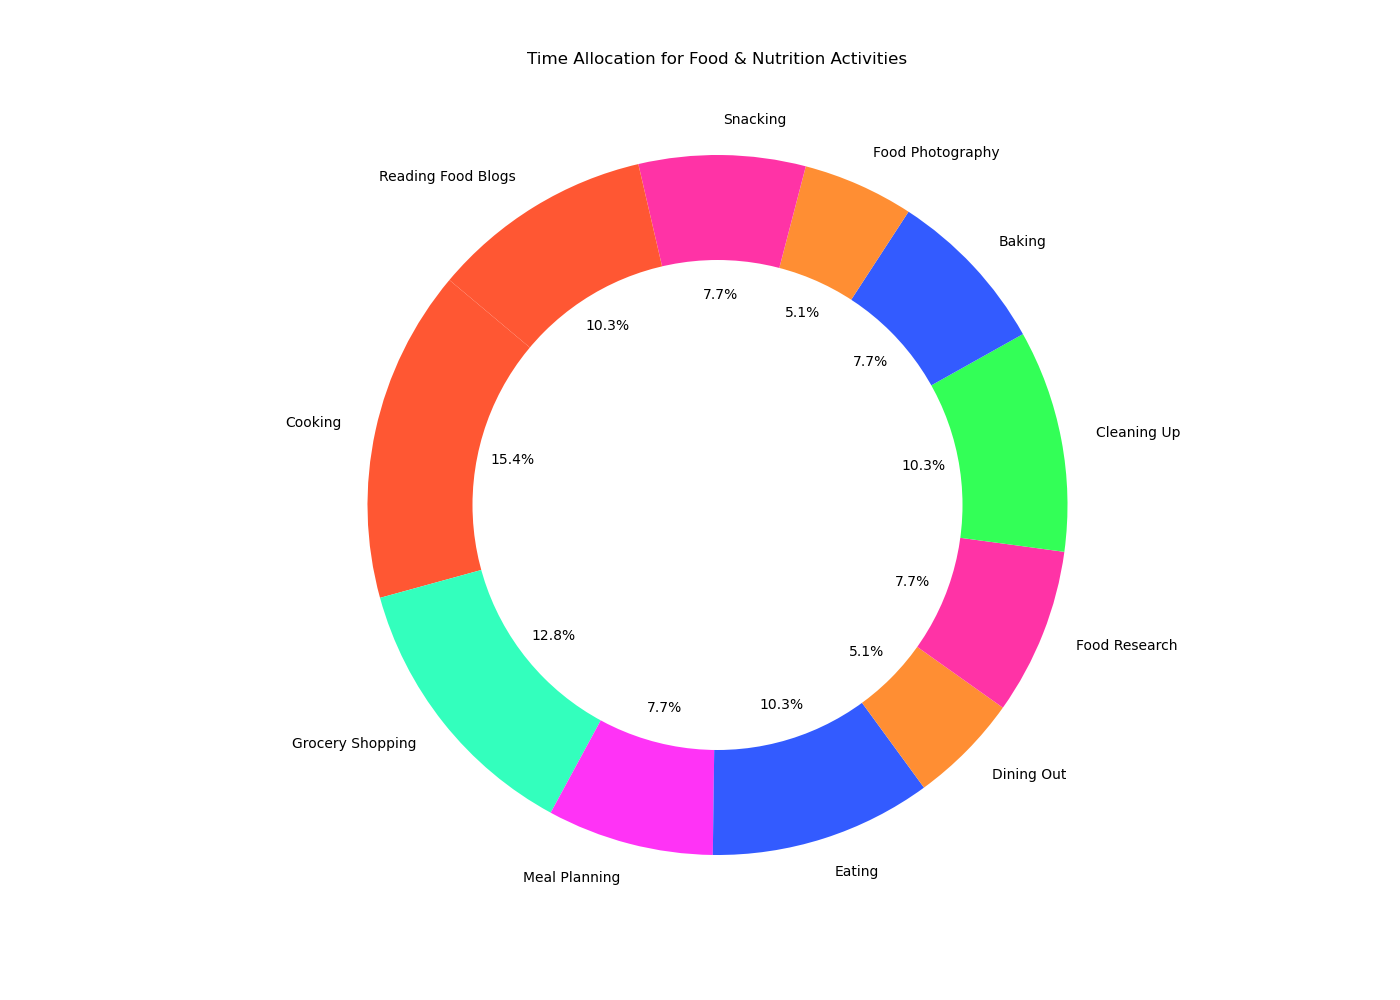

The Python source for this figure:

import matplotlib.pyplot as plt

# Data to plot
activities = ['Cooking', 'Grocery Shopping', 'Meal Planning', 'Eating', 'Dining Out', 'Food Research', 'Cleaning Up', 'Baking', 'Food Photography', 'Snacking', 'Reading Food Blogs']
time_spent = [3, 2.5, 1.5, 2, 1, 1.5, 2, 1.5, 1, 1.5, 2]
colors = ['#FF5733', '#33FFBD', '#FF33F6', '#335BFF', '#FF8E33', '#FF33A6', '#33FF57', '#335BFF', '#FF8E33', '#FF33A6', '#FF5733']

# Plot pie chart
plt.figure(figsize=(14, 10))
plt.pie(time_spent, labels=activities, colors=colors, autopct='%1.1f%%', startangle=140)

# Draw a circle at the center of pie to make it look like a donut
centre_circle = plt.Circle((0,0),0.70,fc='white')
fig = plt.gcf()
fig.gca().add_artist(centre_circle)

# Equal aspect ratio ensures that pie is drawn as a circle.
plt.axis('equal')

plt.title('Time Allocation for Food & Nutrition Activities', pad=40)
plt.show()
